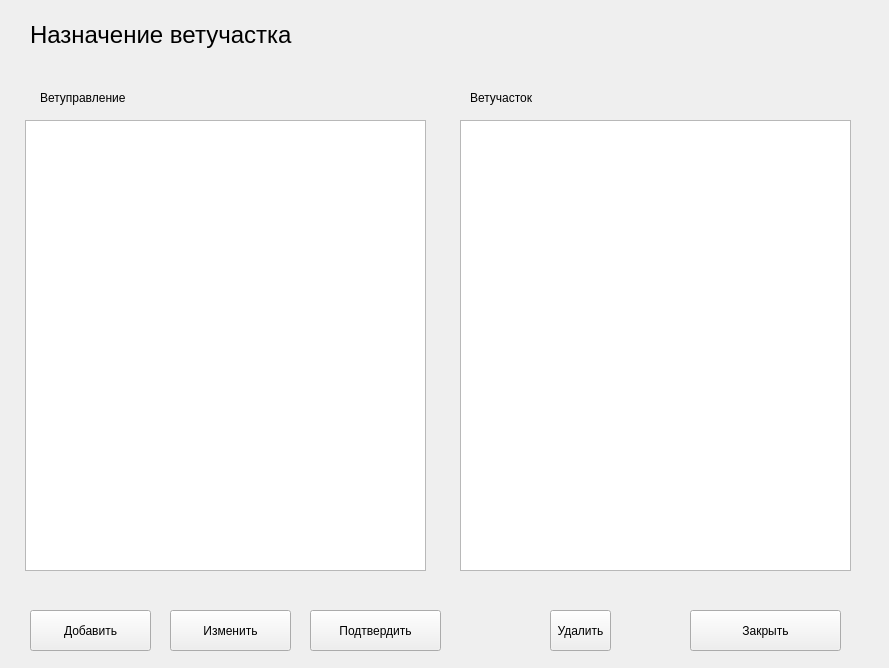
<?xml version="1.0" encoding="UTF-8"?>
<ui version="4.0">
 <class>Form</class>
 <widget class="QWidget" name="Form">
  <property name="geometry">
   <rect>
    <x>0</x>
    <y>0</y>
    <width>889</width>
    <height>668</height>
   </rect>
  </property>
  <property name="windowTitle">
   <string>Form</string>
  </property>
  <widget class="QPushButton" name="editPushButton">
   <property name="geometry">
    <rect>
     <x>170</x>
     <y>610</y>
     <width>121</width>
     <height>41</height>
    </rect>
   </property>
   <property name="text">
    <string>Изменить</string>
   </property>
  </widget>
  <widget class="QPushButton" name="confirmPushButton">
   <property name="geometry">
    <rect>
     <x>310</x>
     <y>610</y>
     <width>131</width>
     <height>41</height>
    </rect>
   </property>
   <property name="text">
    <string>Подтвердить</string>
   </property>
  </widget>
  <widget class="QPushButton" name="closePushButton">
   <property name="geometry">
    <rect>
     <x>690</x>
     <y>610</y>
     <width>151</width>
     <height>41</height>
    </rect>
   </property>
   <property name="text">
    <string>Закрыть</string>
   </property>
  </widget>
  <widget class="QTableWidget" name="vetUpravlenietableWidget">
   <property name="geometry">
    <rect>
     <x>25</x>
     <y>120</y>
     <width>401</width>
     <height>451</height>
    </rect>
   </property>
  </widget>
  <widget class="QTableWidget" name="vetStationTableWidget">
   <property name="geometry">
    <rect>
     <x>460</x>
     <y>120</y>
     <width>391</width>
     <height>451</height>
    </rect>
   </property>
  </widget>
  <widget class="QLabel" name="titleLabel">
   <property name="geometry">
    <rect>
     <x>30</x>
     <y>20</y>
     <width>401</width>
     <height>31</height>
    </rect>
   </property>
   <property name="text">
    <string>&lt;html&gt;&lt;head/&gt;&lt;body&gt;&lt;p&gt;&lt;span style=&quot; font-size:18pt;&quot;&gt;Назначение ветучастка&lt;/span&gt;&lt;/p&gt;&lt;/body&gt;&lt;/html&gt;</string>
   </property>
  </widget>
  <widget class="QLabel" name="label_2">
   <property name="geometry">
    <rect>
     <x>40</x>
     <y>90</y>
     <width>101</width>
     <height>16</height>
    </rect>
   </property>
   <property name="text">
    <string>Ветуправление</string>
   </property>
  </widget>
  <widget class="QLabel" name="label_3">
   <property name="geometry">
    <rect>
     <x>470</x>
     <y>90</y>
     <width>101</width>
     <height>16</height>
    </rect>
   </property>
   <property name="text">
    <string>Ветучасток</string>
   </property>
  </widget>
  <widget class="QPushButton" name="addPushButton">
   <property name="geometry">
    <rect>
     <x>30</x>
     <y>610</y>
     <width>121</width>
     <height>41</height>
    </rect>
   </property>
   <property name="text">
    <string>Добавить</string>
   </property>
  </widget>
  <widget class="QPushButton" name="deletePushButton">
   <property name="geometry">
    <rect>
     <x>550</x>
     <y>610</y>
     <width>61</width>
     <height>41</height>
    </rect>
   </property>
   <property name="text">
    <string>Удалить</string>
   </property>
  </widget>
 </widget>
 <resources/>
 <connections/>
</ui>
